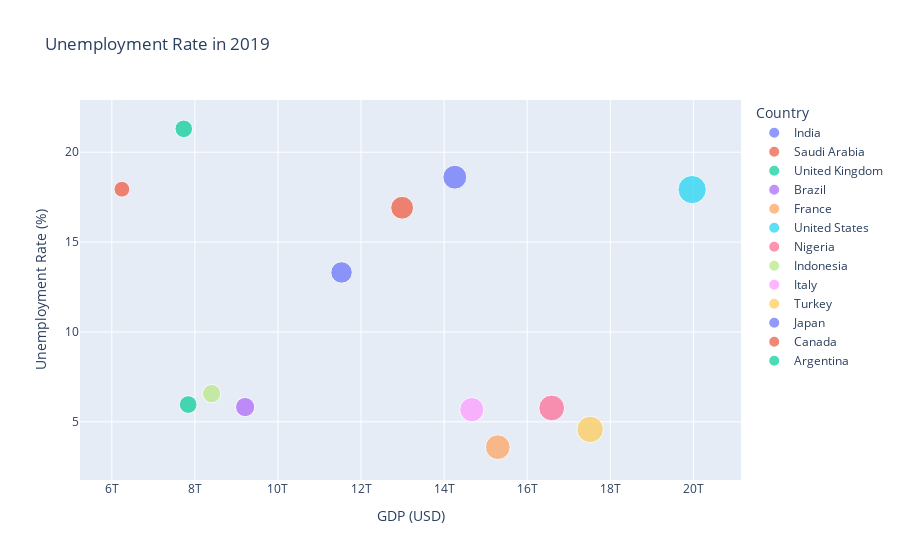

The notebook cell this image was saved under:
### Code cell
#unemployment rate in 2019
px.scatter(data_frame=data_last_year, x='GDP (USD)', y='Unemployment Rate (%)',size='GDP (USD)',color='Country',title='Unemployment Rate in 2019')

### Figure 1 — Plotly figure (JSON) as saved in the notebook; plotly's stock layout.template omitted (floating-point values rounded to 4 significant figures)
{"data": [{"hovertemplate": "Country=India<br>GDP (USD)=%{marker.size}<br>Unemployment Rate (%)=%{y}<extra></extra>", "legendgroup": "India", "marker": {"color": "#636efa", "size": [14257200000000], "sizemode": "area", "sizeref": 49925725000, "symbol": "circle"}, "mode": "markers", "name": "India", "orientation": "v", "showlegend": true, "type": "scatter", "x": [14257200000000], "xaxis": "x", "y": [18.61], "yaxis": "y"}, {"hovertemplate": "Country=Saudi Arabia<br>GDP (USD)=%{marker.size}<br>Unemployment Rate (%)=%{y}<extra></extra>", "legendgroup": "Saudi Arabia", "marker": {"color": "#EF553B", "size": [12988290000000], "sizemode": "area", "sizeref": 49925725000, "symbol": "circle"}, "mode": "markers", "name": "Saudi Arabia", "orientation": "v", "showlegend": true, "type": "scatter", "x": [12988290000000], "xaxis": "x", "y": [16.91], "yaxis": "y"}, {"hovertemplate": "Country=United Kingdom<br>GDP (USD)=%{marker.size}<br>Unemployment Rate (%)=%{y}<extra></extra>", "legendgroup": "United Kingdom", "marker": {"color": "#00cc96", "size": [7731710000000], "sizemode": "area", "sizeref": 49925725000, "symbol": "circle"}, "mode": "markers", "name": "United Kingdom", "orientation": "v", "showlegend": true, "type": "scatter", "x": [7731710000000], "xaxis": "x", "y": [21.3], "yaxis": "y"}, {"hovertemplate": "Country=Brazil<br>GDP (USD)=%{marker.size}<br>Unemployment Rate (%)=%{y}<extra></extra>", "legendgroup": "Brazil", "marker": {"color": "#ab63fa", "size": [9209270000000], "sizemode": "area", "sizeref": 49925725000, "symbol": "circle"}, "mode": "markers", "name": "Brazil", "orientation": "v", "showlegend": true, "type": "scatter", "x": [9209270000000], "xaxis": "x", "y": [5.82], "yaxis": "y"}, {"hovertemplate": "Country=France<br>GDP (USD)=%{marker.size}<br>Unemployment Rate (%)=%{y}<extra></extra>", "legendgroup": "France", "marker": {"color": "#FFA15A", "size": [15291730000000], "sizemode": "area", "sizeref": 49925725000, "symbol": "circle"}, "mode": "markers", "name": "France", "orientation": "v", "showlegend": true, "type": "scatter", "x": [15291730000000], "xaxis": "x", "y": [3.59], "yaxis": "y"}, {"hovertemplate": "Country=United States<br>GDP (USD)=%{marker.size}<br>Unemployment Rate (%)=%{y}<extra></extra>", "legendgroup": "United States", "marker": {"color": "#19d3f3", "size": [19970290000000], "sizemode": "area", "sizeref": 49925725000, "symbol": "circle"}, "mode": "markers", "name": "United States", "orientation": "v", "showlegend": true, "type": "scatter", "x": [19970290000000], "xaxis": "x", "y": [17.92], "yaxis": "y"}, {"hovertemplate": "Country=Nigeria<br>GDP (USD)=%{marker.size}<br>Unemployment Rate (%)=%{y}<extra></extra>", "legendgroup": "Nigeria", "marker": {"color": "#FF6692", "size": [16589390000000], "sizemode": "area", "sizeref": 49925725000, "symbol": "circle"}, "mode": "markers", "name": "Nigeria", "orientation": "v", "showlegend": true, "type": "scatter", "x": [16589390000000], "xaxis": "x", "y": [5.77], "yaxis": "y"}, {"hovertemplate": "Country=Indonesia<br>GDP (USD)=%{marker.size}<br>Unemployment Rate (%)=%{y}<extra></extra>", "legendgroup": "Indonesia", "marker": {"color": "#B6E880", "size": [8403000000000.0], "sizemode": "area", "sizeref": 49925725000, "symbol": "circle"}, "mode": "markers", "name": "Indonesia", "orientation": "v", "showlegend": true, "type": "scatter", "x": [8403000000000.0], "xaxis": "x", "y": [6.57], "yaxis": "y"}, {"hovertemplate": "Country=Italy<br>GDP (USD)=%{marker.size}<br>Unemployment Rate (%)=%{y}<extra></extra>", "legendgroup": "Italy", "marker": {"color": "#FF97FF", "size": [14665360000000], "sizemode": "area", "sizeref": 49925725000, "symbol": "circle"}, "mode": "markers", "name": "Italy", "orientation": "v", "showlegend": true, "type": "scatter", "x": [14665360000000], "xaxis": "x", "y": [5.68], "yaxis": "y"}, {"hovertemplate": "Country=Turkey<br>GDP (USD)=%{marker.size}<br>Unemployment Rate (%)=%{y}<extra></extra>", "legendgroup": "Turkey", "marker": {"color": "#FECB52", "size": [17515090000000], "sizemode": "area", "sizeref": 49925725000, "symbol": "circle"}, "mode": "markers", "name": "Turkey", "orientation": "v", "showlegend": true, "type": "scatter", "x": [17515090000000], "xaxis": "x", "y": [4.58], "yaxis": "y"}, {"hovertemplate": "Country=Japan<br>GDP (USD)=%{marker.size}<br>Unemployment Rate (%)=%{y}<extra></extra>", "legendgroup": "Japan", "marker": {"color": "#636efa", "size": [11529620000000], "sizemode": "area", "sizeref": 49925725000, "symbol": "circle"}, "mode": "markers", "name": "Japan", "orientation": "v", "showlegend": true, "type": "scatter", "x": [11529620000000], "xaxis": "x", "y": [13.31], "yaxis": "y"}, {"hovertemplate": "Country=Canada<br>GDP (USD)=%{marker.size}<br>Unemployment Rate (%)=%{y}<extra></extra>", "legendgroup": "Canada", "marker": {"color": "#EF553B", "size": [6242390000000], "sizemode": "area", "sizeref": 49925725000, "symbol": "circle"}, "mode": "markers", "name": "Canada", "orientation": "v", "showlegend": true, "type": "scatter", "x": [6242390000000], "xaxis": "x", "y": [17.94], "yaxis": "y"}, {"hovertemplate": "Country=Argentina<br>GDP (USD)=%{marker.size}<br>Unemployment Rate (%)=%{y}<extra></extra>", "legendgroup": "Argentina", "marker": {"color": "#00cc96", "size": [7838600000000], "sizemode": "area", "sizeref": 49925725000, "symbol": "circle"}, "mode": "markers", "name": "Argentina", "orientation": "v", "showlegend": true, "type": "scatter", "x": [7838600000000], "xaxis": "x", "y": [5.96], "yaxis": "y"}], "layout": {"legend": {"itemsizing": "constant", "title": {"text": "Country"}, "tracegroupgap": 0}, "title": {"text": "Unemployment Rate in 2019"}, "xaxis": {"anchor": "y", "domain": [0, 1], "title": {"text": "GDP (USD)"}}, "yaxis": {"anchor": "x", "domain": [0, 1], "title": {"text": "Unemployment Rate (%)"}}}}
